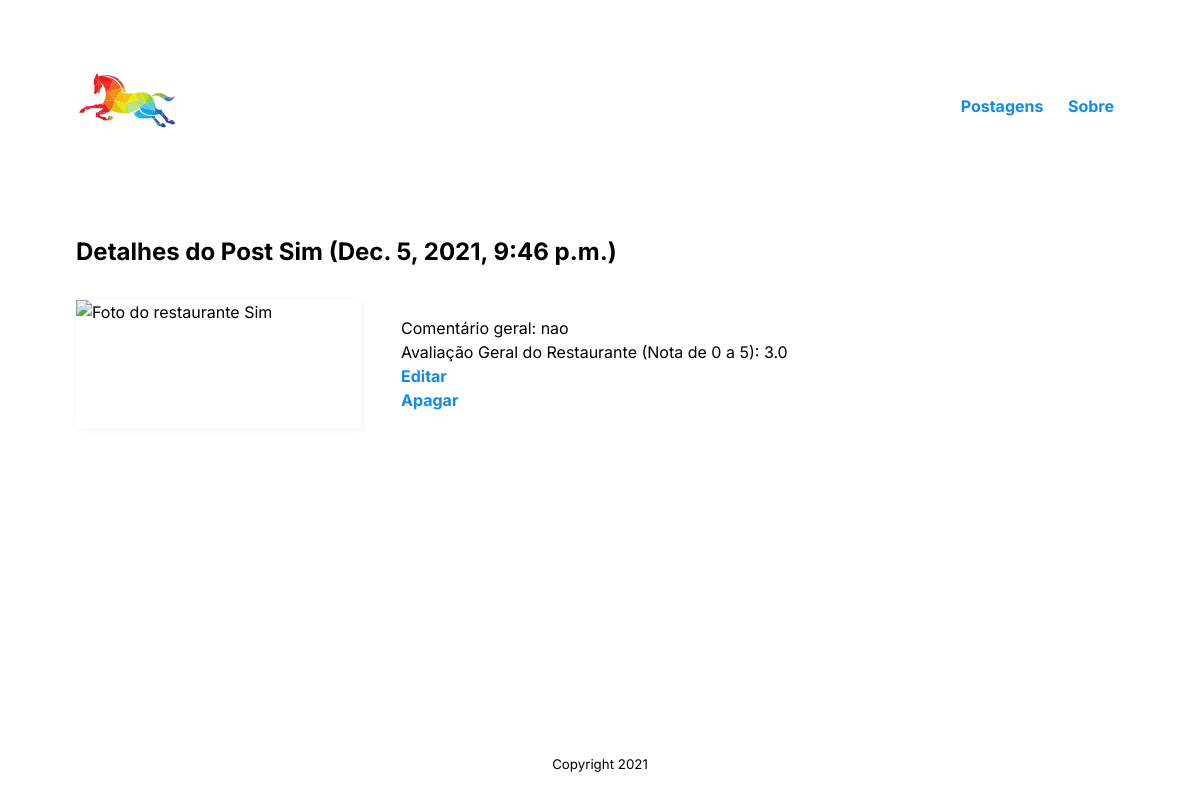
The app's page /posts/4/ with its own data.
### posts/models.py (models this page shows, shortened)
class Post(models.Model):
    restaurant_name = models.CharField(max_length=255)
    eval = models.FloatField()
    content = models.CharField(max_length=255)
    date_of_post = models.DateTimeField(auto_now_add=True)
    poster_url = models.URLField(max_length=200, null=True)

### posts/views.py (the view)
# urls.py: path('<int:post_id>/', views.detail_post, name='detail'),
def detail_post(request, post_id):
    post = get_object_or_404(Post, pk=post_id)
    context = {'post': post}
    return render(request, 'posts/detail.html', context)

### posts/templates/posts/detail.html (shortened to what this page needs)
{% extends 'base.html' %}
{% block content %}
<h2>Detalhes do Post {{ post.restaurant_name }} ({{ post.date_of_post }})</h2>
<section class="dados-de-filme">
    <img src="{{ post.poster_url }}" alt="Foto do restaurante {{ post.restaurant_name}}">
    <ul>
        <li> Comentário geral: {{post.content}} </li>
        <li> Avaliação Geral do Restaurante (Nota de 0 a 5): {{ post.eval }} </li>
        <li><a href="{% url 'posts:update' post.id %}">Editar</a></li>
        <li><a href="{% url 'posts:delete' post.id %}">Apagar</a></li>
    </ul>
</section>
{% endblock content %}

### static/style.css (style rules this page uses)
:root { --primary-color: #000000; --secondary-color: #118bee; --tertiary-color: #f44d27; --secondary-color-light: #30b2ff; --tertiary-color-light: #ff6d28; --bg-color: #fff; --secondary-bg-color: #e9e9e9; --color-shadow: #f4f4f4; font-family: Inter, sans-serif; font-size: 16px; line-height: 1.5em; }
* { box-sizing: border-box; }
html, body { height: 100%; }
li a { color: var(--secondary-color); font-weight: bold; text-decoration: none; }
body { display: flex; flex-direction: column; }
a { color: var(--secondary-color); text-decoration: none; }
.dados-de-filme { width: 100%; display: flex; flex-wrap: wrap; justify-content: left; padding: 1rem 0; }
.dados-de-filme img { width: 285px; box-shadow: 2px 2px 10px var(--color-shadow); }
.dados-de-filme ul { list-style-type: none; }

### records on screen
Post: restaurant_name "Sim", date_of_post "Dec. 5, 2021, 9:46 p.m.", content "nao", eval "3.0"
